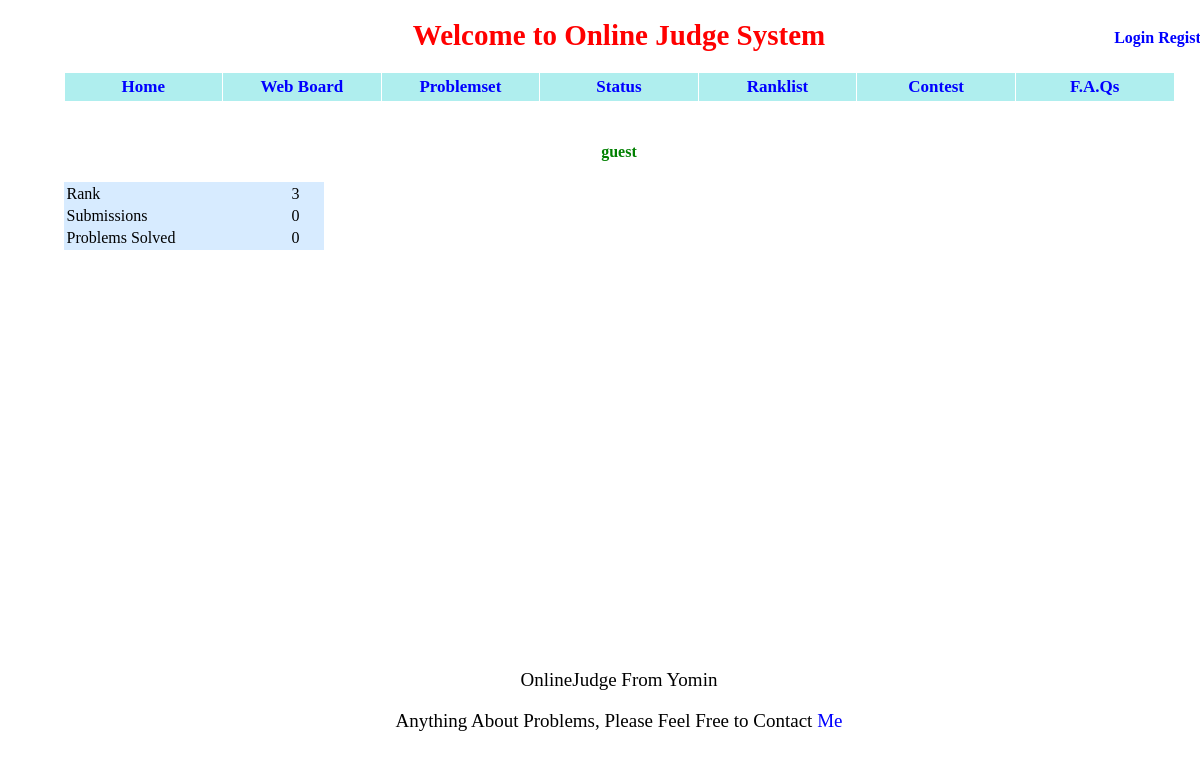
Before: /userinfo?userid=guest/ with the older database file.
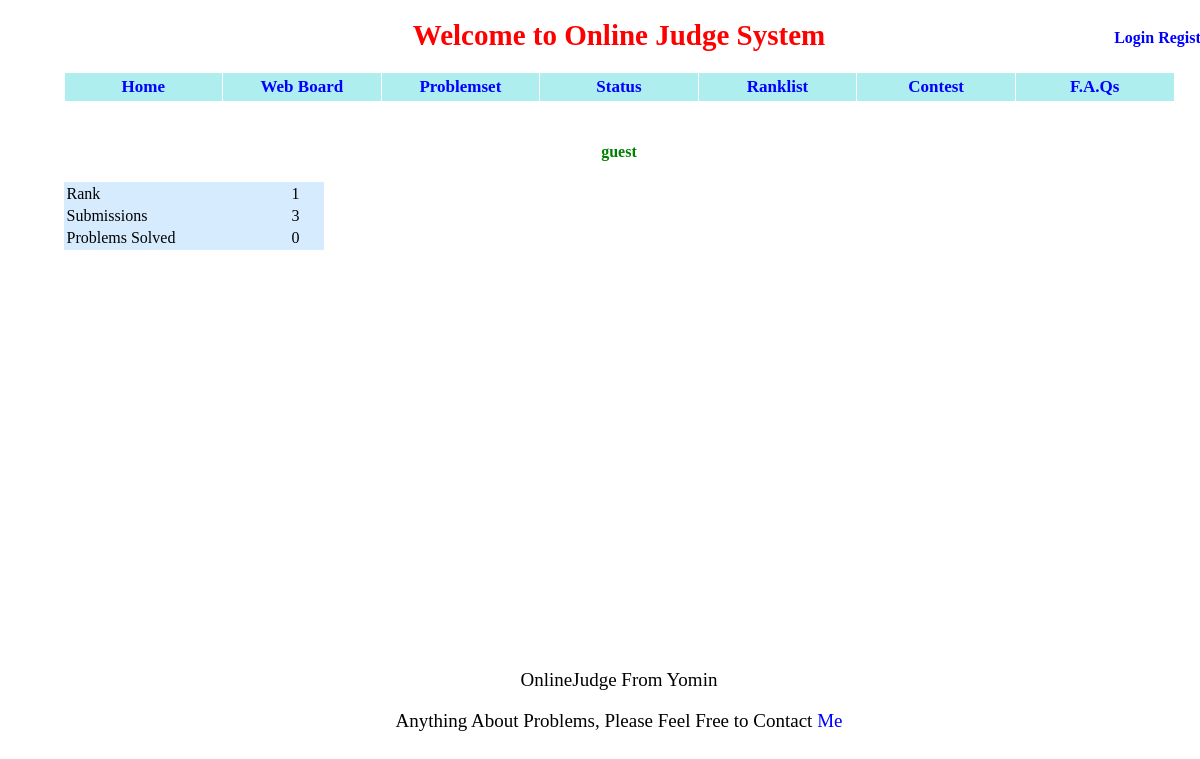
After: the same page with the newer database file.
### appfile/models.py (models this page shows, shortened)
class User(db.Model):
    userID = db.Column(db.String(22), primary_key = True, unique = True)
    nickname = db.Column(db.String(22),unique = True)
    password = db.Column(db.String(100), index = True, unique = True)
    is_admin = db.Column(db.Boolean)
    ac_count = db.Column(db.Integer, default = 0)
    submit_count = db.Column(db.Integer, default = 0)

### appfile/views.py (the view)
@app.route('/userinfo?userid=<userID>/')
def userinfo(userID):
    user = User.query.get(userID)
    solved_problem_list = Submit.query.filter_by(userid = userID, result = 'Accepted').order_by(Submit.pid).distinct(Submit.pid).all()
    user_list = User.query.order_by(User.ac_count.desc(), User.submit_count, User.userID).all()
    rank  = user_list.index(user) + 1
    return render_template('userinfo.html', user = user, rank = rank, solved_problem_list = solved_problem_list)

### appfile/views.py (called while the page is built)
@app.before_request
def before_request():
    g.user = current_user
    if g.user.is_authenticated():
        g.url = url_for('userinfo',userID = g.user.userID)

### appfile/templates/userinfo.html (shortened to what this page needs)
{% extends "base.html" %}
{% block content %}
<div id="wrapper2" class="center">
    <h4 class="green"> {{ user.nickname }} </h4>
    <table class="center" style="background-color:#D7EBFF">
        <tr><td class="left" style="width:200px"> Rank </td><td style="width:50px"> {{ rank }} </td></tr>
        <tr><td class="left"> Submissions </td><td> {{ user.submit_count }} </td></tr>
        <tr><td class="left"> Problems Solved </td><td> {{ user.ac_count }} </td></tr>
    </table>
</div>
{% endblock %}

Changed rows visible on the page:
changed User "guest": submit_count "0" → "3"
Other visible differences:
{{ rank }}: "3" → "1"
